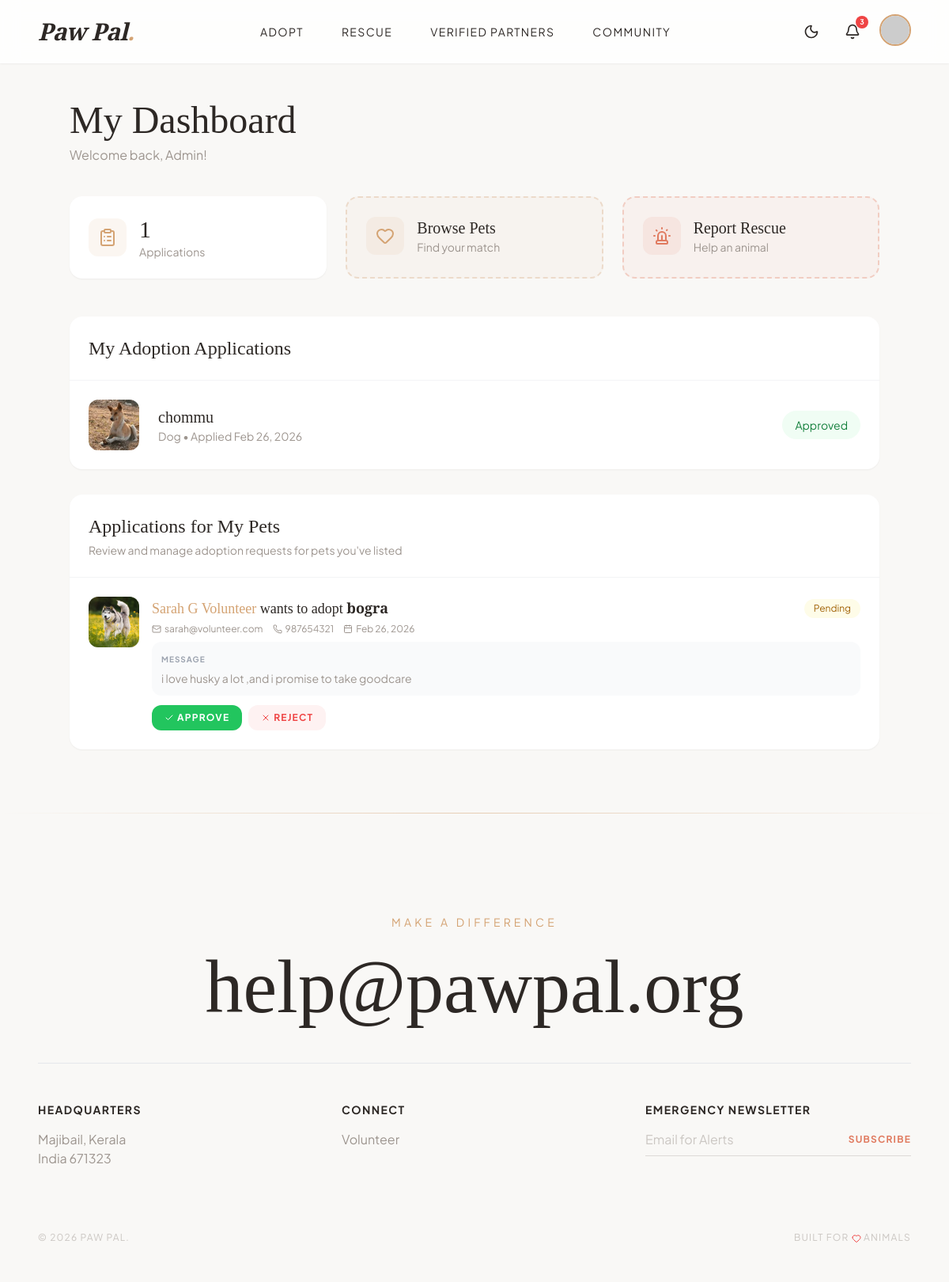
The app's page /public/index.php (signed in) with its own data.
### tables this page shows
CREATE TABLE `adoption_applications` (
  `id` int(11) NOT NULL,
  `user_id` int(11) DEFAULT NULL,
  `pet_id` int(11) DEFAULT NULL,
  `message` text DEFAULT NULL,
  `pickup_location` varchar(255) DEFAULT NULL,
  `status` enum('Pending','Approved','Rejected') DEFAULT 'Pending',
  `admin_notes` text DEFAULT NULL,
  `owner_response` enum('Pending','Deal','No Deal') DEFAULT 'Pending',
  `owner_notes` text DEFAULT NULL,
  `application_date` timestamp NOT NULL DEFAULT current_timestamp()
);

CREATE TABLE `pets` (
  `id` int(11) NOT NULL,
  `name` varchar(50) NOT NULL,
  `type` enum('dog','cat','bird','other') NOT NULL,
  `breed` varchar(50) DEFAULT NULL,
  `age` varchar(20) DEFAULT NULL,
  `gender` enum('Male','Female') NOT NULL,
  `description` text DEFAULT NULL,
  `image` varchar(255) DEFAULT 'default_pet.jpg',
  `status` enum('Available','Adopted','Pending') DEFAULT 'Available',
  `added_by` int(11) DEFAULT NULL,
  `added_at` timestamp NOT NULL DEFAULT current_timestamp()
);

CREATE TABLE `users` (
  `id` int(11) NOT NULL,
  `username` varchar(50) NOT NULL,
  `email` varchar(100) NOT NULL,
  `password` varchar(255) NOT NULL,
  `phone` varchar(20) DEFAULT NULL,
  `address` text DEFAULT NULL,
  `role` enum('user','admin','volunteer','rescuer','organization') DEFAULT 'user',
  `is_verified` tinyint(1) DEFAULT 0,
  `created_at` timestamp NOT NULL DEFAULT current_timestamp(),
  `gender` varchar(20) DEFAULT NULL,
  `dob` date DEFAULT NULL,
  `profile_image` varchar(255) DEFAULT NULL,
  `lives_saved` int(11) DEFAULT 0,
  `organization_name` varchar(150) DEFAULT NULL,
  `reset_token` varchar(255) DEFAULT NULL,
  `reset_expiry` datetime DEFAULT NULL
);

### public/index.php (the view, shortened to what this page needs)
<?php
include '../config.php';
$userId = $_SESSION['user_id'];
$applications = $conn->query("SELECT aa.*, p.name as pet_name, p.type, p.image
                               FROM adoption_applications aa
                               JOIN pets p ON aa.pet_id = p.id
                               WHERE aa.user_id = $userId
                               ORDER BY aa.application_date DESC");
$ownerApps = $conn->query("SELECT aa.*, u.username as applicant_name, u.email as applicant_email, u.phone as applicant_phone,
                                   p.name as pet_name, p.type, p.image as pet_image
                            FROM adoption_applications aa
                            JOIN users u ON aa.user_id = u.id
                            JOIN pets p ON aa.pet_id = p.id
                            WHERE p.added_by = $userId
                            ORDER BY aa.application_date DESC");
include '../includes/header.php';
?>
<section class="pt-32 pb-20 px-6">
    <div class="max-w-5xl mx-auto">
        <div class="mb-10">
            <h1 class="font-serif text-5xl mb-2">My Dashboard</h1>
            <p class="text-paw-gray">Welcome back, <?php echo htmlspecialchars($_SESSION['username']); ?>!</p>
        </div>
        <div class="grid grid-cols-1 md:grid-cols-3 gap-6 mb-12">
            <div class="bg-white rounded-2xl p-6 shadow-sm">
                <div class="flex items-center gap-4">
                    <div class="w-12 h-12 bg-paw-accent/10 rounded-xl flex items-center justify-center">
                        <i data-lucide="clipboard-list" class="w-6 h-6 text-paw-accent"></i>
                    </div>
                    <div>
                        <p class="font-serif text-3xl"><?php echo $applications->num_rows; ?></p>
                        <p class="text-paw-gray text-sm">Applications</p>
                    </div>
                </div>
            </div>
            <a href="../adopt.php"
                class="bg-paw-accent/5 rounded-2xl p-6 border-2 border-dashed border-paw-accent/30 hover:border-paw-accent transition-colors group">
                <div class="flex items-center gap-4">
                    <div
                        class="w-12 h-12 bg-paw-accent/10 rounded-xl flex items-center justify-center group-hover:bg-paw-accent group-hover:text-white transition-colors">
                        <i data-lucide="heart" class="w-6 h-6 text-paw-accent group-hover:text-white"></i>
                    </div>
                    <div>
                        <p class="font-serif text-xl">Browse Pets</p>
                        <p class="text-paw-gray text-sm">Find your match</p>
                    </div>
                </div>
            </a>
            <a href="../rescue.php"
                class="bg-paw-alert/5 rounded-2xl p-6 border-2 border-dashed border-paw-alert/30 hover:border-paw-alert transition-colors group">
                <div class="flex items-center gap-4">
                    <div
                        class="w-12 h-12 bg-paw-alert/10 rounded-xl flex items-center justify-center group-hover:bg-paw-alert group-hover:text-white transition-colors">
                        <i data-lucide="siren" class="w-6 h-6 text-paw-alert group-hover:text-white"></i>
                    </div>
                    <div>
                        <p class="font-serif text-xl">Report Rescue</p>
                        <p class="text-paw-gray text-sm">Help an animal</p>
                    </div>
                </div>
            </a>
        </div>
        <div class="bg-white rounded-2xl shadow-sm overflow-hidden">
            <div class="p-6 border-b border-gray-100">
                <h2 class="font-serif text-2xl">My Adoption Applications</h2>
            </div>
            <?php if ($applications->num_rows > 0): ?>
                <div class="divide-y divide-gray-50">
                    <?php while ($app = $applications->fetch_assoc()): ?>
                        <div class="p-6 flex items-center gap-6 hover:bg-gray-50 transition-colors">
                            <div class="w-16 h-16 rounded-xl overflow-hidden flex-shrink-0">
                                <img src="<?php echo file_exists('../uploads/pets/' . $app['image']) ? '../uploads/pets/' . $app['image'] : 'https://images.unsplash.com/photo-1587300003388-59208cc962cb?w=100'; ?>"
                                    alt="<?php echo htmlspecialchars($app['pet_name']); ?>" class="w-full h-full object-cover">
                            </div>
                            <div class="flex-1">
                                <h3 class="font-serif text-xl"><?php echo htmlspecialchars($app['pet_name']); ?></h3>
                                <p class="text-sm text-paw-gray capitalize"><?php echo $app['type']; ?> • Applied
                                    <?php echo date('M d, Y', strtotime($app['application_date'])); ?>
                                </p>
                            </div>
                            <span
                                class="px-4 py-2 text-sm rounded-full
                            <?php echo $app['status'] === 'Pending' ? 'bg-yellow-50 text-yellow-700' :
                                ($app['status'] === 'Approved' ? 'bg-green-50 text-green-700' : 'bg-red-50 text-red-700'); ?>">
                                <?php echo $app['status']; ?>
                            </span>
                        </div>
                    <?php endwhile; ?>
                </div>
            <?php endif; ?>
        </div>
        <?php if ($ownerApps && $ownerApps->num_rows > 0): ?>
            <div class="bg-white rounded-2xl shadow-sm overflow-hidden mt-8">
                <div class="p-6 border-b border-gray-100">
                    <h2 class="font-serif text-2xl">Applications for My Pets</h2>
                    <p class="text-sm text-paw-gray mt-1">Review and manage adoption requests for pets you've listed</p>
                </div>
                <div class="divide-y divide-gray-50">
                    <?php while ($oApp = $ownerApps->fetch_assoc()): ?>
                        <div class="p-6 hover:bg-gray-50 transition-colors">
                            <div class="flex items-start gap-4">
                                <div class="w-16 h-16 rounded-xl overflow-hidden flex-shrink-0">
                                    <img src="<?php echo file_exists('../uploads/pets/' . $oApp['pet_image']) ? '../uploads/pets/' . rawurlencode($oApp['pet_image']) : 'https://images.unsplash.com/photo-1587300003388-59208cc962cb?w=100'; ?>"
                                        alt="<?php echo htmlspecialchars($oApp['pet_name']); ?>"
                                        class="w-full h-full object-cover">
                                </div>
                                <div class="flex-1">
                                    <div class="flex flex-wrap items-center justify-between gap-2 mb-1">
                                        <h3 class="font-serif text-lg">
                                            <span
                                                class="text-paw-accent"><?php echo htmlspecialchars($oApp['applicant_name']); ?></span>
                                            wants to adopt <strong><?php echo htmlspecialchars($oApp['pet_name']); ?></strong>
                                        </h3>
                                        <span
                                            class="px-3 py-1 text-xs rounded-full
                                            <?php echo $oApp['status'] === 'Pending' ? 'bg-yellow-50 text-yellow-700' :
                                                ($oApp['status'] === 'Approved' ? 'bg-green-50 text-green-700' : 'bg-red-50 text-red-700'); ?>">
                                            <?php echo $oApp['status']; ?>
                                        </span>
                                    </div>
                                    <div class="flex flex-wrap gap-3 text-xs text-paw-gray mb-2">
                                        <span class="flex items-center gap-1">
                                            <i data-lucide="mail" class="w-3 h-3"></i>
                                            <a href="mailto:<?php echo htmlspecialchars($oApp['applicant_email']); ?>"
                                                class="hover:text-paw-accent">
                                                <?php echo htmlspecialchars($oApp['applicant_email']); ?>
                                            </a>
                                        </span>
                                        <?php if (!empty($oApp['applicant_phone'])): ?>
                                            <span class="flex items-center gap-1">
                                                <i data-lucide="phone" class="w-3 h-3"></i>
                                                <a href="tel:<?php echo htmlspecialchars($oApp['applicant_phone']); ?>"
                                                    class="hover:text-paw-accent">
                                                    <?php echo htmlspecialchars($oApp['applicant_phone']); ?>
                                                </a>
                                            </span>
                                        <?php endif; ?>
                                        <span class="flex items-center gap-1">
                                            <i data-lucide="calendar" class="w-3 h-3"></i>
                                            <?php echo date('M d, Y', strtotime($oApp['application_date'])); ?>
                                        </span>
                                    </div>
                                    <?php if (!empty($oApp['message'])): ?>
                                        <div class="bg-gray-50 rounded-xl p-3 text-sm text-paw-gray mb-3">
                                            <p class="text-[10px] uppercase tracking-widest font-bold text-gray-400 mb-1">Message
                                            </p>
                                            <?php echo nl2br(htmlspecialchars($oApp['message'])); ?>
                                        </div>
                                    <?php endif; ?>
                                    <?php if ($oApp['status'] === 'Pending'): ?>
                                        <div class="flex gap-2">
                                            <form method="POST" class="inline">
                                                <button type="submit"
                                                    class="px-4 py-2 bg-green-500 text-white rounded-xl text-xs font-bold uppercase tracking-widest hover:bg-green-600 transition-colors flex items-center gap-1">
                                                    <i data-lucide="check" class="w-3 h-3"></i> Approve
                                                </button>
                                            </form>
                                            <form method="POST" class="inline">
                                                <button type="submit"
                                                    class="px-4 py-2 bg-red-50 text-red-500 rounded-xl text-xs font-bold uppercase tracking-widest hover:bg-red-100 transition-colors flex items-center gap-1">
                                                    <i data-lucide="x" class="w-3 h-3"></i> Reject
                                                </button>
                                            </form>
                                        </div>
                                    <?php endif; ?>
                                </div>
                            </div>
                        </div>
                    <?php endwhile; ?>
                </div>
            </div>
        <?php endif; ?>
    </div>
</section>
<?php include '../includes/footer.php'; ?>

### records on screen
adoption_applications: pet.image (picture), pet.name "chommu", pet.type "Dog", application_date "Feb 26, 2026", status "Approved"
adoption_applications: pet.image (picture), user.username "Sarah G Volunteer", pet.name "bogra", status "Pending", user.email "sarah@volunteer.com", user.phone "987654321", application_date "Feb 26, 2026", message "i love husky a lot ,and i promise to take goodcare"

### other values on screen
$notifCount "3"
$_SESSION['username'] "Admin"
$applications->num_rows "1"
